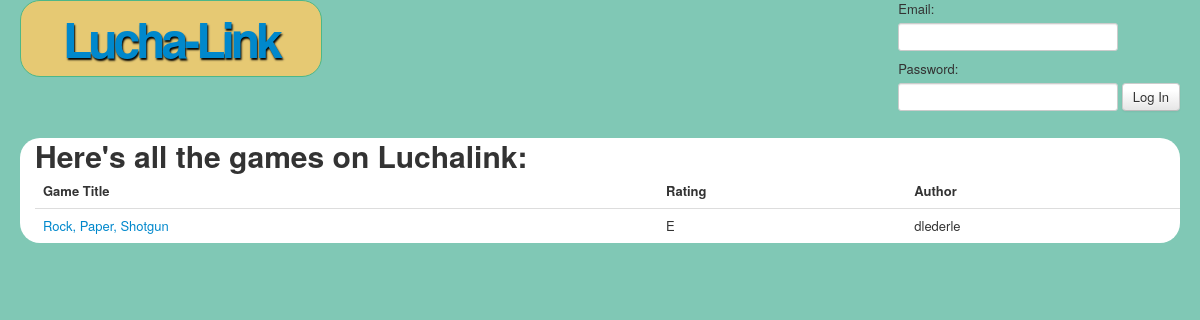
/listAllGames.php, run on the app's committed database.
### tables this page shows
CREATE TABLE `Games`(
	`title` varchar(40) NOT NULL DEFAULT 'noname',
	 
	`rating` varchar(2) NOT NULL DEFAULT 'U',
	`description` blob,
	 
	`rank` int DEFAULT 0,
	 
	`path` varchar(30) NOT NULL DEFAULT 'games/',
	 
	`titleID` varchar(10) NOT NULL,
	`author` varchar(50) NOT NULL,
	PRIMARY KEY(`titleID`)
);

### listAllGames.php (the view, shortened to what this page needs)
<!doctype html>
<html>
<head>
     <link rel="stylesheet" href="etc/css/bootstrap.min.css">
     <link rel="stylesheet" href="etc/css/lucha.css">
</head>
<body>
	<div class="container-fluid">
			<?php
				include 'topbar.php';
				echo "<div class=row-fluid>\n";
				echo "<div class=row12 id=body>\n";
				$query = "SELECT * FROM Games;";
				$result = mysqli_query($db,$query)
   					or die("Error Querying Database");
				echo "<h1>Here's all the games on Luchalink:</h1>";
   				echo "<table class=table>\n<thead>\n<tr><th>Game Title</th><th>Rating</th><th>Author</th></tr>\n</thead>\n<tbody>\n";
   				while($row = mysqli_fetch_array($result)) {
  					$game= $row['title'];
  					$rating= $row['rating'];
					$author = $row['author'];
					$id = $row['titleID'];
					echo "<tr><td><a href=gamepage.php?gameID=$id>$game</a></td><td>$rating</td><td>$author</td></tr>\n";
	    			}
	    			echo "</tbody>\n</table>\n";
				echo "</div>\n";
				echo "</div>\n";
			?>
     </div>
</body>
</html>

### etc/css/lucha.css (style rules this page uses)
body { background-color:#80C8B5; }
#body { border-radius: 20px; -moz-border-radius: 20px; -webkit-border-radius: 20px; background: #fff; text-align: left; padding-left: 15px; }

### data on the page
games: title "Rock, Paper, Shotgun", rating "E", author "dlederle"
